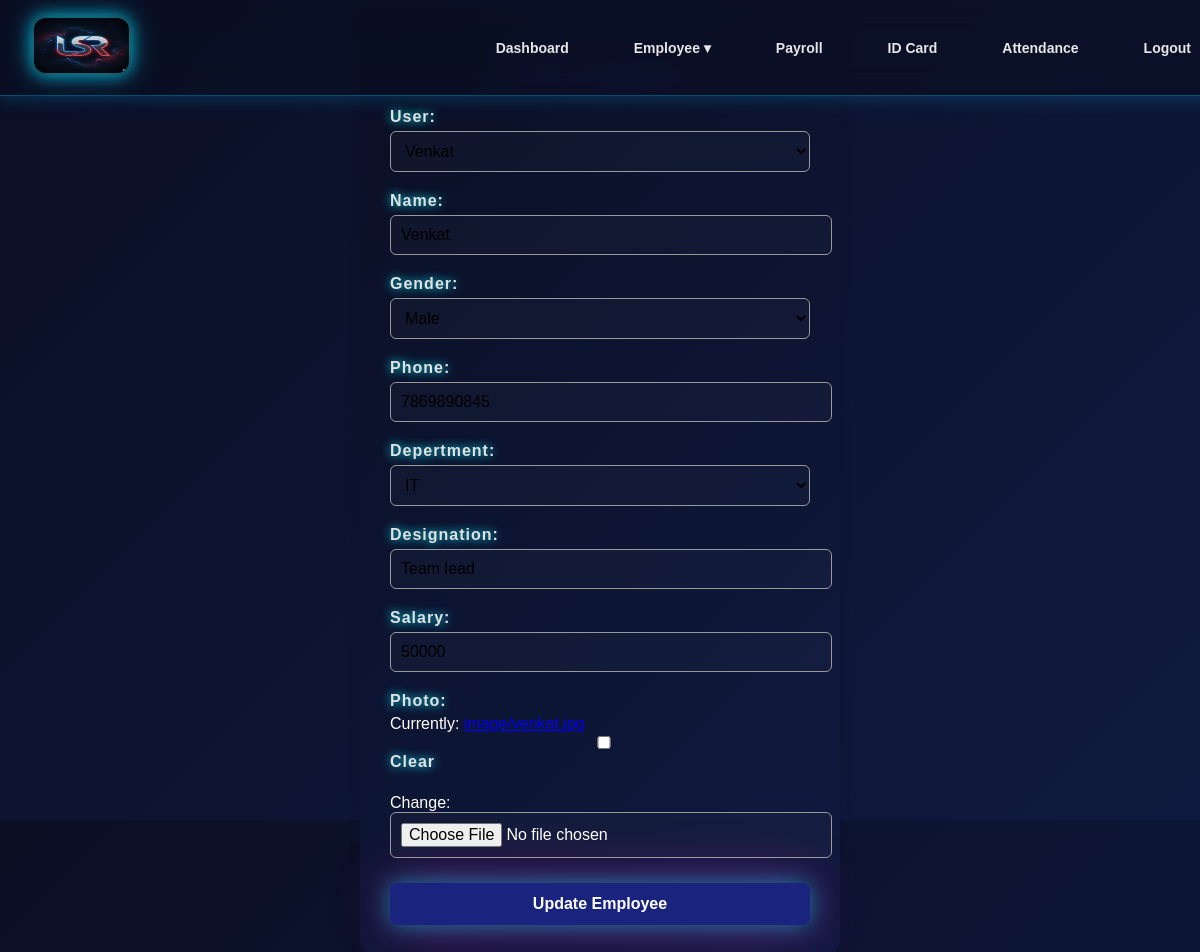
Screenshot of /employee_edit/2/ with the database file from the repository.
### app/models.py (models this page shows, shortened)
class Employees(models.Model):
    user = models.OneToOneField(CustomUser, on_delete=models.CASCADE, null=True, blank=True)
    name = models.CharField(max_length=20)
    emp_id = models.CharField(max_length=20, unique=True, blank=True)
    Gender = models.CharField(choices=[('Male','Male'),('Female','Female'),('other','other')])
    phone = models.IntegerField()
    depertment = models.CharField(choices=[('HR','HR'),('IT','IT'),('Finance','Finance'),('Marketing','Marketing'),('Sales','Sales')])
    designation = models.CharField(max_length=50)
    salary = models.IntegerField()
    photo = models.ImageField(upload_to='image', blank=True, null=True)

### app/views.py (the view)
# urls.py: path('employee_edit/<int:id>/',emlployee_edit_view,name='employee_edit'),
def emlployee_edit_view(request,id):
    emp=Employees.objects.get(id=id)
    form=EmployeeForm(instance=emp)
    if request.method=='POST':
        form=EmployeeForm(request.POST,request.FILES,instance=emp)
        if form.is_valid():
            form.save()
            return redirect('employee')
    return render(request,'employee_edit.html',{'form':form})

### app/forms.py
class EmployeeForm(forms.ModelForm):
    class Meta:
        model = Employees
        exclude = ['emp_id']

### app/templates/employee_edit.html (shortened to what this page needs)
<!DOCTYPE html>
{% load static %}
<html lang="en">
<head>
    <link rel="stylesheet" href="{% static 'css/style.css' %}">
</head>
<body>
    {% include "hr_navbar.html" %}
    <div class="page-container">
        <div class="edit-form-box">
            <h2 class="edit-title">Edit Employee</h2>
            <form method="post" enctype="multipart/form-data">
                {{ form.as_p }}
                <button type="submit">Update Employee</button>
            </form>
        </div>
    </div>
</body>
</html>

### app/static/css/style.css (style rules this page uses)
body { margin: 0; font-family: "Poppins", sans-serif; background: radial-gradient(circle at top, #14001f, #000000 70%); min-height: 100vh; color: white; padding-top: 80px; }
form p { position: relative; margin: 20px 0; font-size: 16px; }
form label { display: block; margin-bottom: 6px; font-weight: 600; color: #e1e1e1; letter-spacing: 1px; text-shadow: 0 0 10px #00eaff; animation: labelGlow 2s infinite alternate; }
form input, form select, form textarea { width: 100%; padding: 10px; border-radius: 8px; font-size: 16px; background: rgba(255, 255, 255, 0.021); border: 1px solid rgba(255,255,255,0.2); outline: none; transition: 0.4s; }
button[type="submit"] { width: 100%; padding: 14px; border-radius: 35px; border: none; font-size: 18px; font-weight: 700; cursor: pointer; margin-top: 10px; color: white; background: linear-gradient(135deg, #ff00c8, #00eaff); box-shadow: 0 0 25px rgba(0,234,255,0.5), 0 0 55px rgba(255,0,200,0.4); transition: 0.4s; }
body { margin: 0; padding: 0; font-family: "Poppins", sans-serif; background: linear-gradient(135deg, #0a0f24, #101a40); color: white; overflow: hidden; }
body { margin: 10px; padding: 0; font-family: Arial, sans-serif; background: linear-gradient(135deg, #0a0f24, #101a40); height: 100vh; overflow: hidden; }
.page-container { display: flex; justify-content: center; align-items: center; }
.edit-form-box { width: 420px; background: linear-gradient(135deg, #0a0f24, #101a40); padding: 30px; border-radius: 15px; box-shadow: 0 4px 12px rgba(0, 0, 0, 0.12); }
.edit-title { text-align: center; margin-bottom: 20px; color: #1a237e; font-size: 24px; font-weight: bold; }
.edit-form-box form { width: 100%; }
.edit-form-box button { background: #1a237e; width: 100%; padding: 12px; border: none; font-size: 16px; font-weight: 600; border-radius: 8px; cursor: pointer; transition: 0.2s; }
.edit-form-box p { margin-bottom: 15px; }
.edit-form-box label { font-weight: 600; display: block; margin-bottom: 5px; }
.edit-form-box input, .edit-form-box select { width: 100%; padding: 10px; border-radius: 6px; border: 1px solid #999; }

### rows the page displays
Employees: user "Venkat", name "Venkat", Gender "Male", phone "7869890845", depertment "IT", designation "Team lead", salary "50000"
